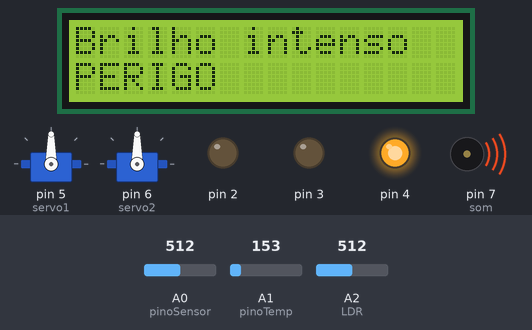
Recording of a sketch running on a simulated Arduino Uno, built with avr-gcc and run on an emulated ATmega328P. Parts: 16×2 character LCD, 2 × servo, output pins drawn as LEDs (lit = HIGH), buzzer (waves = sounding). The inputs (shaded band) are chosen by the test bench; at power-on: A2 (LDR) = 512, A0 (pinoSensor) = 512, A1 (pinoTemp) = 153.

Above: at 3.2 s.
3.3 s: A2 (LDR) set to 504
At 5.8 s:
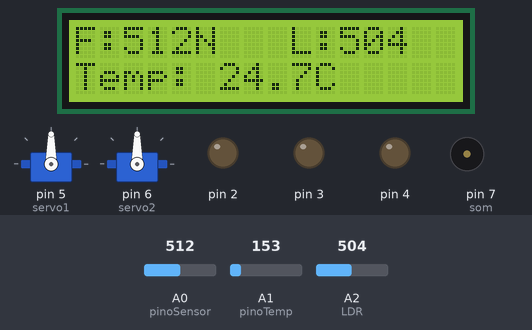
7.4 s: A0 (pinoSensor) set to 839
At 9.16 s:
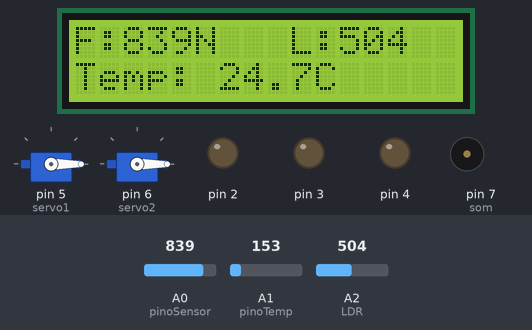
10.4 s: A0 (pinoSensor) set to 864
At 11.9 s:
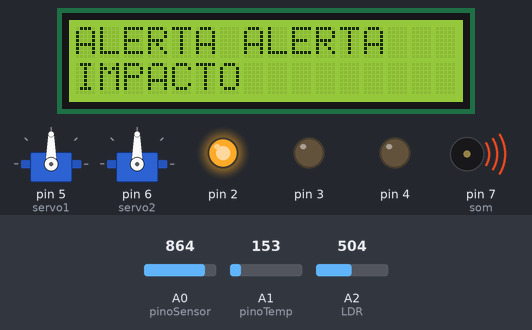
14.5 s: A0 (pinoSensor) set to 0
At 17.1 s:
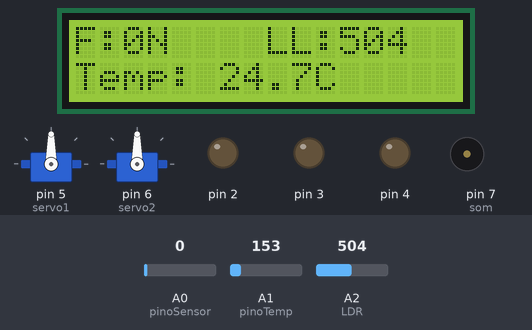
18.6 s: A1 (pinoTemp) set to 165
At 20.4 s:
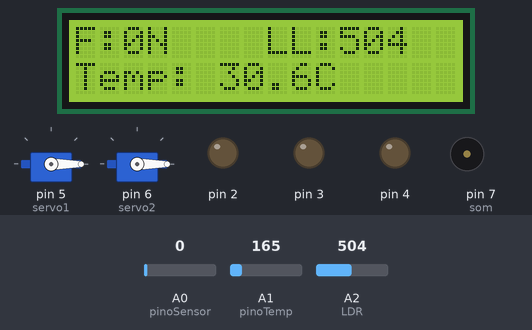
21.6 s: A2 (LDR) set to 511
At 24.2 s:
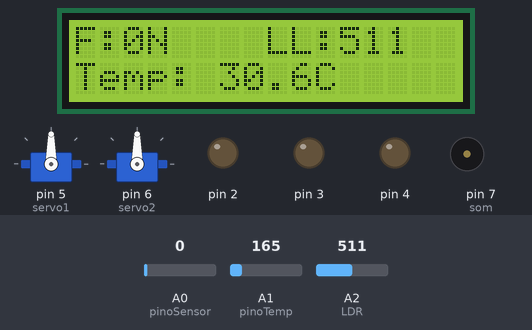
Timing chart, 0 to 25.5 s (numbered marks = the images above; inputs shaded):
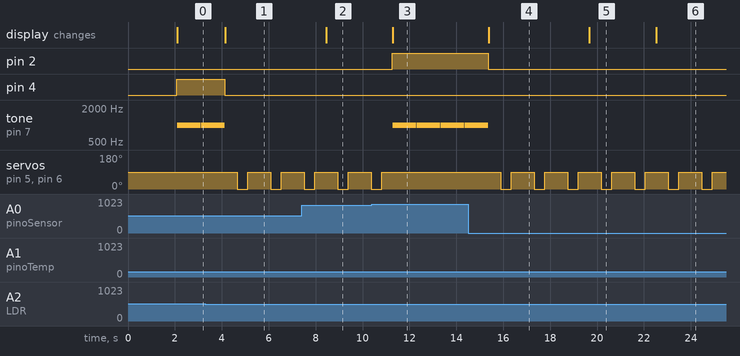

Measured:
- the behaviour switches between 512 and 511 on A2 (LDR) (found by bisection; images 0 and 1)
- the behaviour switches between 849 and 850 on A0 (pinoSensor) (found by bisection; images 2 and 3)
- after the input at 3.3 s, pin 4: HIGH → LOW after 0.82 s; tone on pin 7 (som): goes on until 4.1 s, then stays silent; servo on pin 5 (servo1), servo on pin 6 (servo2): alternates 90° for 0.98 s and 0° for 0.45 s, starting after 1.4 s; the display: changes after 0.86 s (image 1)
- after the input at 7.4 s, the display: changes after 1.0 s (image 2)
- after the input at 10.4 s, pin 2: LOW → HIGH after 0.87 s; tone on pin 7 (som): alternates 1000 Hz for 1.0 s and silent for 0.02 s, starting after 0.89 s; servo on pin 5 (servo1), servo on pin 6 (servo2): goes on until 10.8 s, then stays 90°; the display: changes after 0.89 s (image 3)
- after the input at 14.5 s, pin 2: HIGH → LOW after 0.86 s; tone on pin 7 (som): goes on until 15.4 s, then stays silent; servo on pin 5 (servo1), servo on pin 6 (servo2): alternates 90° for 0.98 s and 0° for 0.45 s, starting after 1.4 s; the display: changes after 0.89 s (image 4)
- after the input at 18.6 s, the display: changes after 1.1 s (image 5)
- after the input at 21.6 s, the display: changes after 0.93 s (image 6)

The sketch:

SpaceConnect.ino
```cpp
//bibliotecas utilizadas

#include <Servo.h>
#include <Wire.h>
#include <LiquidCrystal_I2C.h>

//definição das entradas e valores das variaveis:
int pinoSensor = A0;
int valorForca = 0;
LiquidCrystal_I2C lcd(0x27, 16, 2);
int pinoTemp = A1;
int valorT = 0;
#define LDR A2
int valorLuz = 0;
float Temp = 0;
float Temperatura = 0;
Servo servo1;
Servo servo2;
int som = 7;

//definindo se são saidas ou entradas e ligando a tela de LCD:
void setup(){
  Serial.begin(9600);
  pinMode(2, OUTPUT);
  pinMode(3, OUTPUT);
  pinMode(4, OUTPUT);
  pinMode(A2, INPUT);
  pinMode(5,OUTPUT);
  pinMode(6,OUTPUT);
  pinMode(som,OUTPUT);
  lcd.init();
  lcd.backlight();
  lcd.print("LCD acesa!");
  delay(2000);
  lcd.clear();
  servo1.attach(5);
  servo2.attach(6);

}

void loop() {
  // 1. Leitura dos Sensores e calculo da temperatura
  valorForca = analogRead(pinoSensor);
  valorT = analogRead(pinoTemp);
  Temp = (valorT * 5.0) / 1024.0;
  Temperatura = (Temp - 0.5) * 100;
  valorLuz = analogRead(LDR);


  // --- VERIFICAÇÃO DOS ALERTAS ---
  // Usamos IFs separados para que uma emergência não anule a outra

  if (valorForca >= 850) {//aviso de impacto
    lcd.clear();
    digitalWrite(2, HIGH);
    lcd.print("ALERTA ALERTA");
    lcd.setCursor(0, 1);
    lcd.print("IMPACTO");
    tone(som, 1000);
    delay(1000);
    noTone(som);

  }
  else if (Temperatura >= 70.0) {//aviso de alta temperatura
    lcd.clear();
    digitalWrite(3, HIGH);
    lcd.print("ALTA TEMPERATURA");
    lcd.setCursor(0, 1);
    lcd.print("PERIGO");
    tone(som, 1000);
    delay(1000);
    noTone(som);

  }
  else if (valorLuz >= 512) { //aviso de luz intensa
    lcd.clear();
    digitalWrite(4, HIGH);
    lcd.print("Brilho intenso");
    lcd.setCursor(0, 1);
    lcd.print("PERIGO");
    tone(som, 1000);
    delay(1000);
    noTone(som);
  }
  // --- MODO NORMAL ---
  else {
    // Desliga TODOS os alarmes quando tudo estiver seguro
    digitalWrite(2, LOW);
    digitalWrite(3, LOW);
    digitalWrite(4, LOW);

    // Mostra Força na Linha 0, Esquerda
    lcd.setCursor(0, 0);
    lcd.print("F:");
    lcd.print(valorForca);
	lcd.print("N");
    lcd.print("    "); // Espaços para limpar fantasmas de números antigos

    // Mostra Luz na Linha 0, Direita (Coluna 9)
    lcd.setCursor(9, 0);
    lcd.print("L:");
    lcd.print(valorLuz);
    lcd.print("    "); // Espaços para limpar fantasmas de números antigos

    // Mostra Temperatura na Linha 1
    lcd.setCursor(0, 1);
    lcd.print("Temp: ");
    lcd.print(Temperatura, 1);
    lcd.print("C   ");
    delay(500);

    //Faz os servos de demonstração se movimentarem
    servo1.write(0);
    servo2.write(0);
   	delay(0700);
   	servo1.write(90);
    servo2.write(90);
   	delay(0700);


  }
}
```
